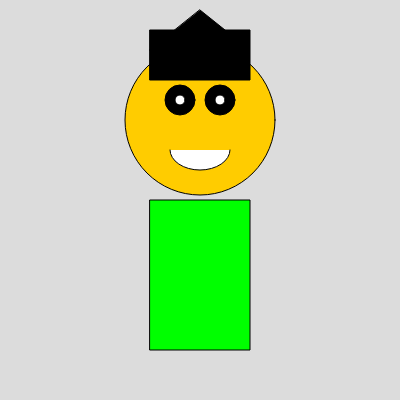
Frame 1 (no input)
Frame 60 (no input): identical to frame 1, image omitted
Frame 120 (the mouse pressed at the canvas centre since frame 60): identical to frame 1, image omitted

The p5.js sketch that drew this single still picture (run headless with seeded random() and noise() and a simulated clock; from frame 60 on, the mouse is pressed at the canvas centre):

// p5.js sketch
// ── sketch.js
function setup() {
    createCanvas(400, 400);
  }
  
  function draw() {
    background(220);
  
    fill(0, 255, 0);
    rect(150, 200, 100, 150);
  
    fill(255, 204, 0);
    ellipse(200, 120, 150, 150);
  
    fill(0);
    ellipse(180, 100, 30, 30);
    ellipse(220, 100, 30, 30);
  
    fill(255);
    ellipse(180, 100, 10, 10);
    ellipse(220, 100, 10, 10);
  
    fill(255);
    arc(200, 150, 60, 40, 0, PI);
  
    fill(0);
    rect(150, 30, 100, 50);
    triangle(150, 50, 250, 50, 200, 10);
  }
